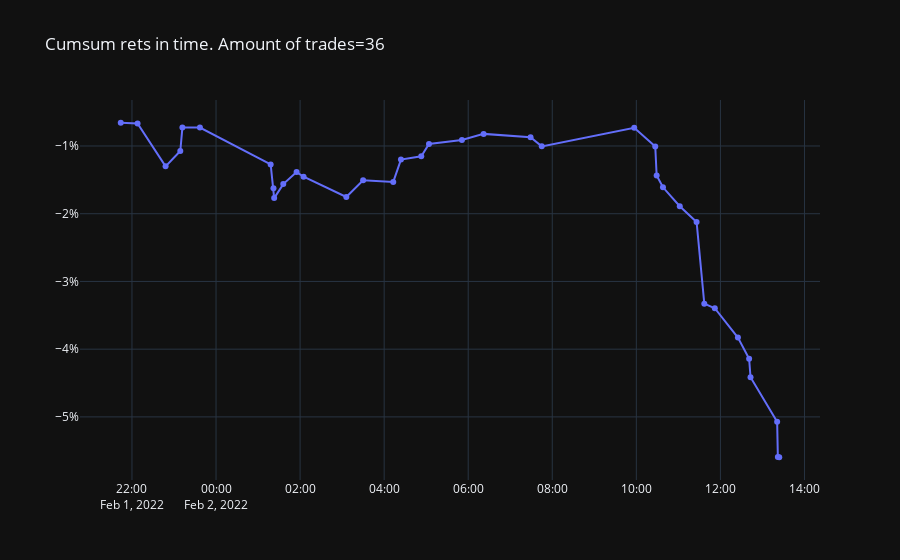
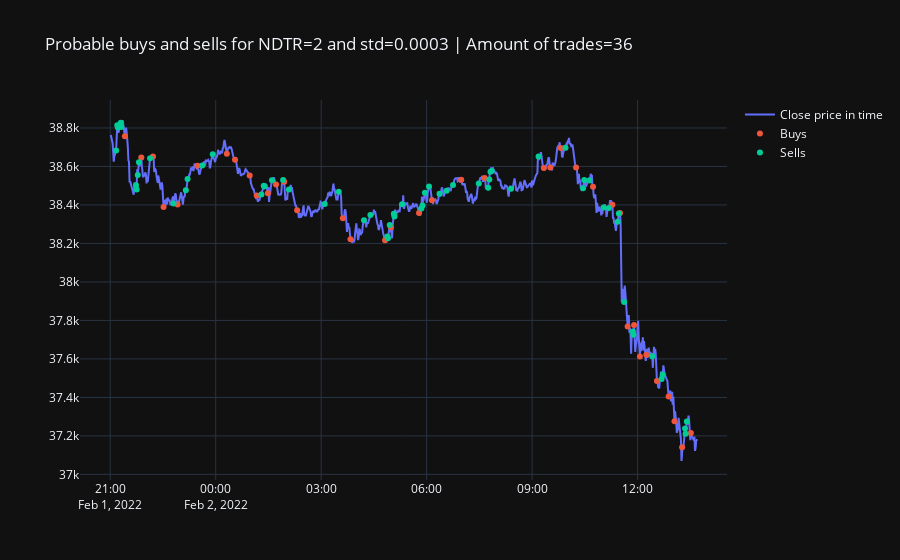

Notebook cell for these charts, in order:
### Code cell
# only one trade at a time
copy_df = df.copy(deep=True)
rets = []
dates = []
index_of_buy = []
index_of_sell = []
for i in range(len(copy_df)):
    row = copy_df.iloc[i]
    buy_price = row['close']
    if row['buy'] == 1:
        already_selled = False
        for j in np.arange(i + 1, len(copy_df)):
            if not already_selled:
                possible_sell = copy_df.iloc[j]
                sell_price = possible_sell['close']
                if possible_sell['sell'] == 1 and j not in index_of_sell:
                    index_of_sell.append(j)
                    index_of_buy.append(i)
                    i = j + 1

                    rets.append(ret(buy_price, sell_price))
                    dates.append(datetime.fromtimestamp(possible_sell['timestamp'] / 1000))
                    already_selled = True
                    break

rets_cumsum = np.array(rets).cumsum()
fig = make_subplots()
fig.add_trace(go.Scatter(x=dates, y=rets_cumsum, mode='lines+markers'))
fig.update_layout(title="Cumsum rets in time. Amount of trades=" + str(len(index_of_sell)), yaxis_tickformat=".00%")
fig.show()

fig = make_subplots()
fig.add_trace(go.Scatter(x=df['timestamp'].apply(lambda x: datetime.fromtimestamp(x / 1000)), y=df['close'],
                         name="Close price in time"))
fig.add_trace(go.Scatter(x=copy_df[copy_df['buy'] == 1]['timestamp'].apply(lambda x: datetime.fromtimestamp(x / 1000)),
                         y=copy_df[copy_df['buy'] == 1]['close'], name="Buys", mode="markers"))
fig.add_trace(go.Scatter(x=copy_df[copy_df['sell'] == 1]['timestamp'].apply(lambda x: datetime.fromtimestamp(x / 1000)),
                         y=copy_df[copy_df['sell'] == 1]['close'], name="Sells", mode="markers"))
fig.update_layout(
    title="Probable buys and sells for NDTR=" + str(NDTR) + " and std=" + str(std) + " | Amount of trades=" + str(
        len(index_of_sell)))
fig.show()

### Figure 1 — Plotly figure (JSON) as saved in the notebook; plotly's stock layout.template omitted (floating-point values rounded to 4 significant figures)
{"data": [{"mode": "lines+markers", "x": ["2022-02-01T21:44:00", "2022-02-01T22:08:00", "2022-02-01T22:48:00", "2022-02-01T23:09:00", "2022-02-01T23:12:00", "2022-02-01T23:37:00", "2022-02-02T01:18:00", "2022-02-02T01:22:00", "2022-02-02T01:23:00", "2022-02-02T01:36:00", "2022-02-02T01:55:00", "2022-02-02T02:05:00", "2022-02-02T03:06:00", "2022-02-02T03:30:00", "2022-02-02T04:13:00", "2022-02-02T04:24:00", "2022-02-02T04:53:00", "2022-02-02T05:04:00", "2022-02-02T05:51:00", "2022-02-02T06:22:00", "2022-02-02T07:29:00", "2022-02-02T07:45:00", "2022-02-02T09:57:00", "2022-02-02T10:27:00", "2022-02-02T10:29:00", "2022-02-02T10:38:00", "2022-02-02T11:02:00", "2022-02-02T11:26:00", "2022-02-02T11:37:00", "2022-02-02T11:52:00", "2022-02-02T12:25:00", "2022-02-02T12:41:00", "2022-02-02T12:43:00", "2022-02-02T13:21:00", "2022-02-02T13:22:00", "2022-02-02T13:24:00"], "y": [-0.006568, -0.006674, -0.013, -0.01074, -0.007281, -0.007268, -0.01273, -0.01622, -0.01769, -0.01563, -0.01385, -0.01454, -0.01753, -0.01505, -0.0153, -0.01201, -0.01152, -0.009704, -0.009103, -0.008211, -0.008719, -0.01006, -0.007306, -0.01008, -0.01435, -0.0161, -0.0189, -0.02122, -0.03328, -0.03395, -0.03828, -0.0414, -0.04414, -0.05073, -0.05591, -0.05596], "type": "scatter"}], "layout": {"xaxis": {"anchor": "y", "domain": [0.0, 1.0]}, "yaxis": {"anchor": "x", "domain": [0.0, 1.0], "tickformat": ".00%"}, "title": {"text": "Cumsum rets in time. Amount of trades=36"}}}

### Figure 2 — Plotly figure (JSON) as saved in the notebook; plotly's stock layout.template omitted (floating-point values rounded to 4 significant figures; data arrays with more than 128 entries replaced by an {"elided": "..."} marker saying what was removed)
{"data": [{"name": "Close price in time", "x": {"elided": "1002 str values"}, "y": {"elided": "1002 float values"}, "type": "scatter"}, {"mode": "markers", "name": "Buys", "x": ["2022-02-01T21:25:00", "2022-02-01T21:53:00", "2022-02-01T22:13:00", "2022-02-01T22:31:00", "2022-02-01T22:55:00", "2022-02-01T23:29:00", "2022-02-02T00:19:00", "2022-02-02T00:33:00", "2022-02-02T00:58:00", "2022-02-02T01:10:00", "2022-02-02T01:29:00", "2022-02-02T01:43:00", "2022-02-02T01:57:00", "2022-02-02T02:19:00", "2022-02-02T03:37:00", "2022-02-02T03:50:00", "2022-02-02T04:49:00", "2022-02-02T04:59:00", "2022-02-02T05:47:00", "2022-02-02T06:09:00", "2022-02-02T06:59:00", "2022-02-02T07:39:00", "2022-02-02T09:20:00", "2022-02-02T09:31:00", "2022-02-02T09:49:00", "2022-02-02T10:15:00", "2022-02-02T10:44:00", "2022-02-02T11:17:00", "2022-02-02T11:30:00", "2022-02-02T11:43:00", "2022-02-02T11:54:00", "2022-02-02T12:04:00", "2022-02-02T12:15:00", "2022-02-02T12:33:00", "2022-02-02T12:53:00", "2022-02-02T13:03:00", "2022-02-02T13:16:00", "2022-02-02T13:31:00"], "y": [38760.0, 38650.0, 38650.0, 38390.0, 38400.0, 38600.0, 38670.0, 38640.0, 38550.0, 38450.0, 38460.0, 38510.0, 38520.0, 38370.0, 38330.0, 38220.0, 38220.0, 38280.0, 38360.0, 38420.0, 38530.0, 38540.0, 38590.0, 38590.0, 38700.0, 38590.0, 38490.0, 38400.0, 38360.0, 37770.0, 37780.0, 37610.0, 37620.0, 37490.0, 37400.0, 37280.0, 37140.0, 37210.0], "type": "scatter"}, {"mode": "markers", "name": "Sells", "x": ["2022-02-01T21:10:00", "2022-02-01T21:12:00", "2022-02-01T21:13:00", "2022-02-01T21:18:00", "2022-02-01T21:19:00", "2022-02-01T21:44:00", "2022-02-01T21:45:00", "2022-02-01T21:47:00", "2022-02-01T21:49:00", "2022-02-01T22:08:00", "2022-02-01T22:48:00", "2022-02-01T23:09:00", "2022-02-01T23:12:00", "2022-02-01T23:37:00", "2022-02-01T23:55:00", "2022-02-02T01:18:00", "2022-02-02T01:22:00", "2022-02-02T01:23:00", "2022-02-02T01:36:00", "2022-02-02T01:55:00", "2022-02-02T02:05:00", "2022-02-02T03:06:00", "2022-02-02T03:30:00", "2022-02-02T04:13:00", "2022-02-02T04:24:00", "2022-02-02T04:53:00", "2022-02-02T04:54:00", "2022-02-02T04:57:00", "2022-02-02T05:04:00", "2022-02-02T05:05:00", "2022-02-02T05:18:00", "2022-02-02T05:51:00", "2022-02-02T05:53:00", "2022-02-02T05:57:00", "2022-02-02T06:04:00", "2022-02-02T06:22:00", "2022-02-02T06:34:00", "2022-02-02T06:45:00", "2022-02-02T07:29:00", "2022-02-02T07:45:00", "2022-02-02T07:47:00", "2022-02-02T07:49:00", "2022-02-02T07:51:00", "2022-02-02T08:24:00", "2022-02-02T09:11:00", "2022-02-02T09:57:00", "2022-02-02T10:27:00", "2022-02-02T10:29:00", "2022-02-02T10:38:00", "2022-02-02T11:02:00", "2022-02-02T11:11:00", "2022-02-02T11:26:00", "2022-02-02T11:28:00", "2022-02-02T11:37:00", "2022-02-02T11:52:00", "2022-02-02T11:53:00", "2022-02-02T12:25:00", "2022-02-02T12:41:00", "2022-02-02T12:43:00", "2022-02-02T13:21:00", "2022-02-02T13:22:00", "2022-02-02T13:24:00"], "y": [38680.0, 38810.0, 38800.0, 38830.0, 38800.0, 38500.0, 38480.0, 38560.0, 38620.0, 38640.0, 38410.0, 38480.0, 38530.0, 38600.0, 38660.0, 38450.0, 38500.0, 38500.0, 38530.0, 38530.0, 38480.0, 38410.0, 38470.0, 38320.0, 38350.0, 38240.0, 38230.0, 38300.0, 38350.0, 38340.0, 38400.0, 38380.0, 38400.0, 38460.0, 38500.0, 38460.0, 38470.0, 38500.0, 38510.0, 38490.0, 38530.0, 38570.0, 38580.0, 38480.0, 38650.0, 38700.0, 38490.0, 38530.0, 38530.0, 38390.0, 38380.0, 38310.0, 38360.0, 37900.0, 37740.0, 37730.0, 37610.0, 37500.0, 37520.0, 37240.0, 37210.0, 37270.0], "type": "scatter"}], "layout": {"xaxis": {"anchor": "y", "domain": [0.0, 1.0]}, "yaxis": {"anchor": "x", "domain": [0.0, 1.0]}, "title": {"text": "Probable buys and sells for NDTR=2 and std=0.0003 | Amount of trades=36"}}}
